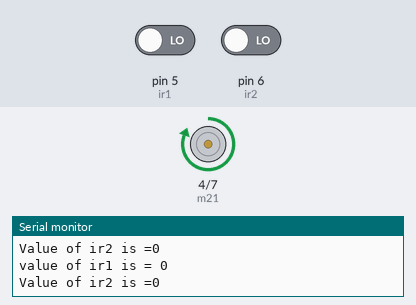
A sketch run on a simulated Arduino Uno, built with avr-gcc and run on an emulated ATmega328P. Shown: motor-driver pin pairs drawn as motors (green arrow = first pin HIGH = forward, orange = second pin HIGH = backward, longer = more drive), the last lines printed to the serial monitor. Inputs (shaded band) come from the test bench; at power-on: pin 5 (ir1) LOW, pin 6 (ir2) LOW.

Above: at 2.8 s.
2.9 s: pin 5 (ir1) driven HIGH
4.5 s: pin 5 (ir1) driven LOW
At 4.9 s:
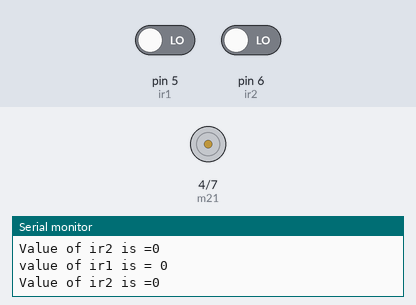
8.5 s: pin 6 (ir2) driven HIGH
At 9.6 s:
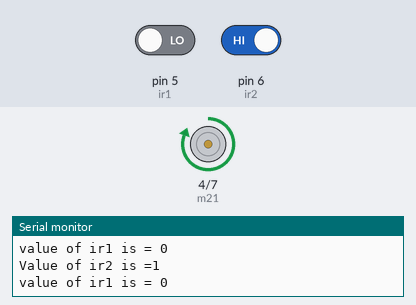
12.6 s: pin 6 (ir2) driven LOW
At 13.0 s:
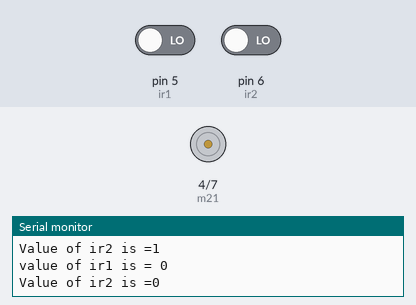
16.7 s: pin 5 (ir1) driven HIGH and pin 6 (ir2) driven HIGH
At 18.4 s:
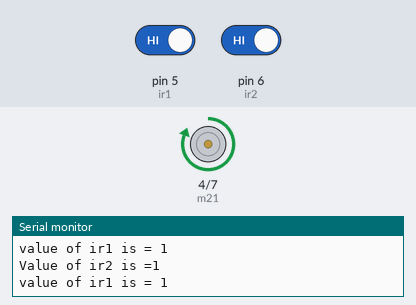
Timing chart, 0 to 19.9 s (numbered marks = the images above; inputs shaded):
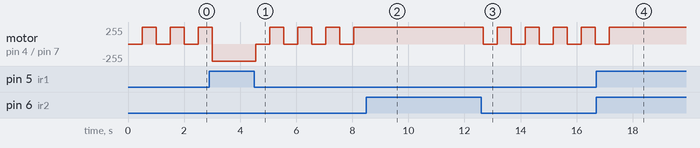

Measured:
- after the input at 4.5 s, motor on pin 4 (m21) / pin 7 (m22): alternates forward 255/255 for 0.50 s and stopped for 0.50 s, starting after 0.05 s
- after the input at 8.5 s, motor on pin 4 (m21) / pin 7 (m22): stops changing and stays forward 255/255
- after the input at 12.6 s, motor on pin 4 (m21) / pin 7 (m22): alternates forward 255/255 for 0.50 s and stopped for 0.50 s, starting after 0.07 s
- after the input at 16.7 s, motor on pin 4 (m21) / pin 7 (m22): goes on until 17.2 s, then stays forward 255/255
- by itself, motor on pin 4 (m21) / pin 7 (m22): alternates forward 255/255 for 0.50 s and stopped for 0.50 s

The sketch:

line_following_Robot.ino
```cpp
int ir1=5;
int ir2=6;  // IR SENSOR IS CONNECTED TO ARDUINO R3 TO PIN NUMBER 5&6.
int a;      // long a; THIS VALUE IS USED WHEN VALUE IS HIGH BUT WE ARE STORING 0 AND 1 OMLY WHICH IS SMALL VALUE SO WE ARE GOING TO USE INT
int b;
int m11= 1;
int m12= 0;
int m21= 4;
int m22= 7;

void setup(){
    Serial.begin(9600);
    pinMode(ir1,INPUT);
    pinMode(ir2,INPUT);
    pinMode(m11,OUTPUT);
    pinMode(m12,OUTPUT);
    pinMode(m21,OUTPUT);
    pinMode(m22,OUTPUT);

  }
void loop(){
  a= digitalRead(ir1);
  b= digitalRead(ir2);
  Serial.print ("value of ir1 is = ");
  Serial.println(a);
  Serial.print("Value of ir2 is =");
  Serial.println(b);

  if ( a==1 && b==1 ){//WHEN A  IS 1 AND BIS 1 MEANS FLOOR IS BLACK IT WILL GOING TO RUN STRAIGHT.
    digitalWrite(m11,HIGH);
    digitalWrite(m12,LOW);
    digitalWrite(m21,HIGH);
    digitalWrite(m22,LOW);
    }
   if (a==0 && b==1){ //WHEN A IS 0 AND B IS 1 MEANS IT WILL TAKE TURN.
    digitalWrite(m11,LOW);
    digitalWrite(m12,HIGH);
    digitalWrite(m21,HIGH);
    digitalWrite(m22,LOW);
    }
   if (a==1 && b==0){  //WHEN A IS 0 AND B IS 1 IT WILL TAKE OPPOSITE TURN.
    digitalWrite(m11,HIGH);
    digitalWrite(m12,LOW);
    digitalWrite(m21,LOW);
    digitalWrite(m22,HIGH);
     }
    if(a==0 && b==0){  // WHEN A IS 0 AND B IS 0 IT WILL GOING TO STOP BECAUSE NO BLACK FLOOR IS THERE. WAIT FOR 500mS
    digitalWrite(m11,LOW);
    digitalWrite(m12,LOW);
    digitalWrite(m21,LOW);
    digitalWrite(m22,LOW);
    delay(500);

    digitalWrite(m11,HIGH);
    digitalWrite(m12,LOW);
    digitalWrite(m21,HIGH);
    digitalWrite(m22,LOW);
    delay(500);
    }
  }
```
